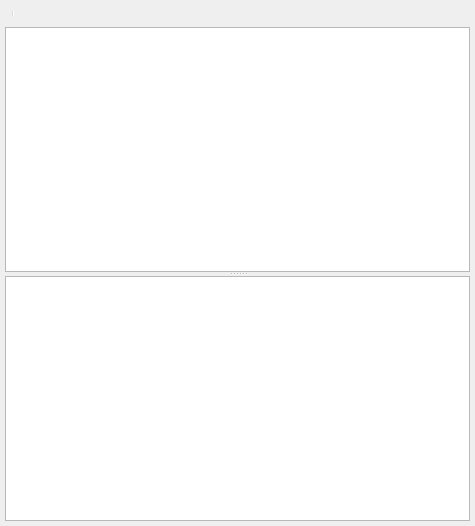
<?xml version="1.0" encoding="UTF-8"?>
<ui version="4.0">
 <class>ObjectBrowser</class>
 <widget class="QDockWidget" name="ObjectBrowser">
  <property name="geometry">
   <rect>
    <x>0</x>
    <y>0</y>
    <width>475</width>
    <height>526</height>
   </rect>
  </property>
  <property name="floating">
   <bool>true</bool>
  </property>
  <property name="allowedAreas">
   <set>Qt::AllDockWidgetAreas</set>
  </property>
  <property name="windowTitle">
   <string>Object browser</string>
  </property>
  <widget class="QWidget" name="centralWidget">
   <layout class="QVBoxLayout" name="verticalLayout">
    <property name="spacing">
     <number>5</number>
    </property>
    <property name="leftMargin">
     <number>5</number>
    </property>
    <property name="topMargin">
     <number>5</number>
    </property>
    <property name="rightMargin">
     <number>5</number>
    </property>
    <property name="bottomMargin">
     <number>5</number>
    </property>
    <item>
     <widget class="QToolBar" name="mainToolBar">
      <addaction name="separator"/>
     </widget>
    </item>
    <item>
     <widget class="QWidget" name="widget" native="true">
      <layout class="QVBoxLayout" name="verticalLayout_4">
       <property name="spacing">
        <number>5</number>
       </property>
       <property name="leftMargin">
        <number>0</number>
       </property>
       <property name="topMargin">
        <number>0</number>
       </property>
       <property name="rightMargin">
        <number>0</number>
       </property>
       <property name="bottomMargin">
        <number>0</number>
       </property>
       <item>
        <widget class="QSplitter" name="splitter">
         <property name="orientation">
          <enum>Qt::Vertical</enum>
         </property>
         <widget class="QWidget" name="widget_3" native="true">
          <layout class="QVBoxLayout" name="verticalLayout_3">
           <property name="spacing">
            <number>0</number>
           </property>
           <property name="leftMargin">
            <number>0</number>
           </property>
           <property name="topMargin">
            <number>0</number>
           </property>
           <property name="rightMargin">
            <number>0</number>
           </property>
           <property name="bottomMargin">
            <number>0</number>
           </property>
           <item>
            <widget class="QTreeView" name="treeView"/>
           </item>
          </layout>
         </widget>
         <widget class="QWidget" name="widget_2" native="true">
          <layout class="QVBoxLayout" name="verticalLayout_2">
           <property name="spacing">
            <number>0</number>
           </property>
           <property name="leftMargin">
            <number>0</number>
           </property>
           <property name="topMargin">
            <number>0</number>
           </property>
           <property name="rightMargin">
            <number>0</number>
           </property>
           <property name="bottomMargin">
            <number>0</number>
           </property>
           <item>
            <widget class="QTreeView" name="treeView_2"/>
           </item>
          </layout>
         </widget>
        </widget>
       </item>
      </layout>
     </widget>
    </item>
   </layout>
  </widget>
 </widget>
 <layoutdefault spacing="6" margin="11"/>
 <resources>
  <include location="../mgdt.qrc"/>
 </resources>
 <connections/>
</ui>
